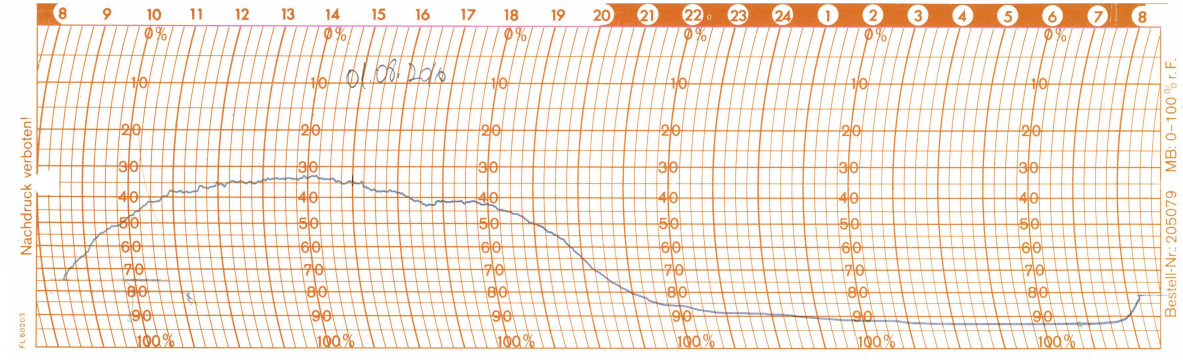
#> input picture NEM/2016/AĞUSTOS/2016_AĞUSTOS-01.tif, 3549 x 1086 px (shown at 1/3 size)
$ python -i validate_nem.py   (imports and definitions only)
#> lines starting #> are read from the running program, lines starting #| are printed output that depends on the picture
#> further down, picture is the input picture: shape (1086, 3549, 3); mean B, G, R 220, 232.6, 245.9
import pandas as pd
import numpy as np
from pathlib import Path
from digitize import process_tif, load_image
import cv2

veriler = Path(r'C:\Users\emir2\kandilli-hackathon-2026-bruteforcers\Veriler_H')
# [1 line that did not run here, left out]
# [1 line that did not run here, left out]

# [1 line that did not run here, left out]
# [1 line that did not run here, left out]
year_to_col = {}
# [13 lines not run here, left out]

# [1 line that did not run here, left out]
# [1 line that did not run here, left out]
# [1 line that did not run here, left out]
# [1 line that did not run here, left out]
# [1 line that did not run here, left out]
# [1 line that did not run here, left out]
# [1 line that did not run here, left out]


def detect_plot_area(img: np.ndarray) -> tuple[int, int, int, int]:
    """Detect the pink grid boundary and return a consistent plot area."""
    hsv = cv2.cvtColor(img, cv2.COLOR_BGR2HSV)
#> hsv: shape (1086, 3549, 3); mean H, S, V 36.8, 32.2, 247.3
    pink = cv2.bitwise_or(
        cv2.inRange(hsv, np.array([140, 30, 100]), np.array([175, 255, 255])),
        cv2.inRange(hsv, np.array([0, 30, 100]), np.array([10, 255, 255]))
    )
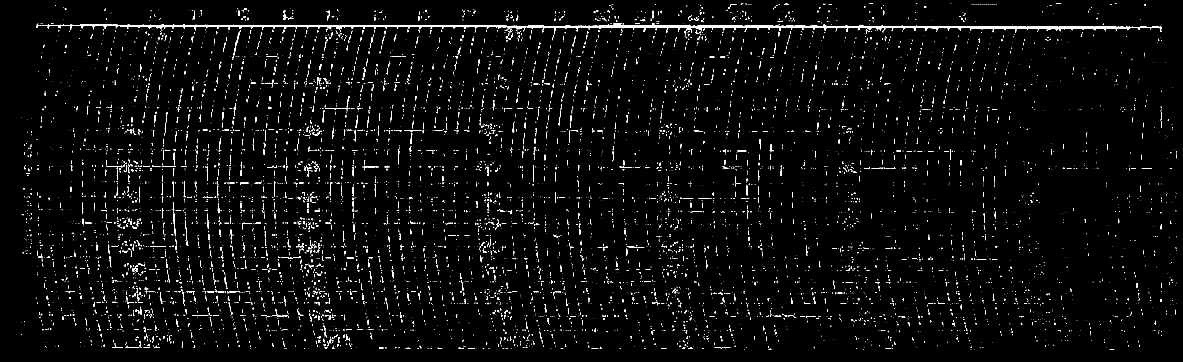
#> pink: shape (1086, 3549) (shown at 1/3 size); 2.3% white in thin lines or dots
    ys, xs = np.where(pink > 0)
    if len(ys) == 0:
        h, w = img.shape[:2]
        return 60, 60, w - 120, h - 120
    x0, x1 = int(xs.min()), int(xs.max())
#> x0 = 64; x1 = 3529
    y0, y1 = int(ys.min()), int(ys.max())
#> y0 = 10; y1 = 1048
    top_skip = 45
    return x0, y0 + top_skip, x1 - x0, y1 - y0 - top_skip


# [1 line not run here, left out]
out_dir = Path('output_aralik')
# [1 line not run here, left out]

pipe_meds = {}
# [16 lines not run here, left out]

SEP = "=" * 50
# [5 lines not run here, left out]

excel_vals, pipe_vals = [], []
# [9 lines not run here, left out]

ea = np.array(excel_vals)
pa_arr = np.array(pipe_vals)
diffs = pa_arr - ea

# [6 lines not run here, left out]

>>> import cv2
>>> picture = cv2.imread('NEM/2016/AĞUSTOS/2016_AĞUSTOS-01.tif')
>>> result = detect_plot_area(picture)
#> result = (64, 55, 3465, 993)
